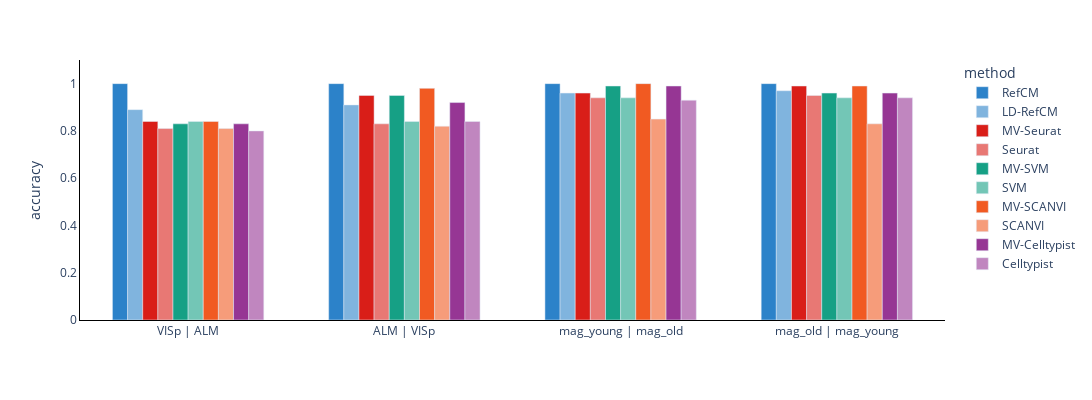

Here is the notebook cell this chart was saved with:
### Code cell
i = 1

models = [
    'RefCM', 'LD-RefCM',
    'MV-Seurat', 'Seurat', 
    'MV-SVM', 'SVM', 
    'MV-SCANVI', 'SCANVI', 
    'MV-Celltypist', 'Celltypist',
    ]
tasks=[
        [
            ('ALM', 'MTG'), ('MTG', 'ALM'),
            ('MTG', 'VISp'), ('VISp', 'MTG')
        ],
        [
            ('VISp', 'ALM'), ('ALM', 'VISp'),
            ('mag_young', 'mag_old'), ('mag_old', 'mag_young')
        ]
    ]
width = 1500
height = 400

palette = [
    'rgba(44, 130, 201, 1)', 'rgba(44, 130, 201, 0.6)', # blue
    'rgba(217, 30, 24, 1)', 'rgba(217, 30, 24, 0.6)', # red
    'rgba(22, 160, 133, 1)', 'rgba(22, 160, 133, 0.6)', # green
    'rgba(241, 90, 34, 1)', 'rgba(241, 90, 34, 0.6)', # orange
    'rgba(150, 54, 148, 1)', 'rgba(150, 54, 148, 0.6)', # purple
    'rgba(247, 202, 24, 1)', 'rgba(247, 202, 24, 0.6)' # yellow
    ] 

data = []
for m in models:
    b = benchmarks.get(m)
    if b is None:
        print(f"{m} does not have any benchmarks available")
        break

    for q, r in tasks[i]:
        perf = b.get(q)
        if perf is None:
            print(f"{m} does not have {q}  |  {r} benchmark")
            break

        perf = perf.get(r)
        if perf is None:
            print(f"{m} does not have {q}  |  {r} benchmark")
            break

        data.append([m, f"{q} | {r}", round(perf.acc, 2)])

df = pd.DataFrame(data, columns=["method", "task", "accuracy"])
fig = px.bar(
    df,
    x="task",
    y="accuracy",
    color="method",
    barmode="group",
    # text="accuracy",
    color_discrete_sequence=palette,
    range_y=[0, 1.1],
)
fig.update_layout(width=width, height=height, plot_bgcolor="white", bargap=0.3)
fig.update_traces(textposition="outside", textfont_size=16)

fig.update_xaxes(showgrid=False, showline=True, linecolor="black", title=None)
fig.update_yaxes(showline=True, linecolor="black", showgrid=True, title="accuracy")

fig.write_image(f'fig2/bars_{i+1}.png', scale=3)
fig.show()

### Figure 1 — Plotly figure (JSON) as saved in the notebook; plotly's stock layout.template omitted (floating-point values rounded to 4 significant figures)
{"data": [{"alignmentgroup": "True", "hovertemplate": "method=RefCM<br>task=%{x}<br>accuracy=%{y}<extra></extra>", "legendgroup": "RefCM", "marker": {"color": "rgba(44, 130, 201, 1)", "pattern": {"shape": ""}}, "name": "RefCM", "offsetgroup": "RefCM", "orientation": "v", "showlegend": true, "textfont": {"size": 16}, "textposition": "outside", "type": "bar", "x": ["VISp | ALM", "ALM | VISp", "mag_young | mag_old", "mag_old | mag_young"], "xaxis": "x", "y": [1, 1, 1, 1], "yaxis": "y"}, {"alignmentgroup": "True", "hovertemplate": "method=LD-RefCM<br>task=%{x}<br>accuracy=%{y}<extra></extra>", "legendgroup": "LD-RefCM", "marker": {"color": "rgba(44, 130, 201, 0.6)", "pattern": {"shape": ""}}, "name": "LD-RefCM", "offsetgroup": "LD-RefCM", "orientation": "v", "showlegend": true, "textfont": {"size": 16}, "textposition": "outside", "type": "bar", "x": ["VISp | ALM", "ALM | VISp", "mag_young | mag_old", "mag_old | mag_young"], "xaxis": "x", "y": [0.89, 0.91, 0.96, 0.97], "yaxis": "y"}, {"alignmentgroup": "True", "hovertemplate": "method=MV-Seurat<br>task=%{x}<br>accuracy=%{y}<extra></extra>", "legendgroup": "MV-Seurat", "marker": {"color": "rgba(217, 30, 24, 1)", "pattern": {"shape": ""}}, "name": "MV-Seurat", "offsetgroup": "MV-Seurat", "orientation": "v", "showlegend": true, "textfont": {"size": 16}, "textposition": "outside", "type": "bar", "x": ["VISp | ALM", "ALM | VISp", "mag_young | mag_old", "mag_old | mag_young"], "xaxis": "x", "y": [0.84, 0.95, 0.96, 0.99], "yaxis": "y"}, {"alignmentgroup": "True", "hovertemplate": "method=Seurat<br>task=%{x}<br>accuracy=%{y}<extra></extra>", "legendgroup": "Seurat", "marker": {"color": "rgba(217, 30, 24, 0.6)", "pattern": {"shape": ""}}, "name": "Seurat", "offsetgroup": "Seurat", "orientation": "v", "showlegend": true, "textfont": {"size": 16}, "textposition": "outside", "type": "bar", "x": ["VISp | ALM", "ALM | VISp", "mag_young | mag_old", "mag_old | mag_young"], "xaxis": "x", "y": [0.81, 0.83, 0.94, 0.95], "yaxis": "y"}, {"alignmentgroup": "True", "hovertemplate": "method=MV-SVM<br>task=%{x}<br>accuracy=%{y}<extra></extra>", "legendgroup": "MV-SVM", "marker": {"color": "rgba(22, 160, 133, 1)", "pattern": {"shape": ""}}, "name": "MV-SVM", "offsetgroup": "MV-SVM", "orientation": "v", "showlegend": true, "textfont": {"size": 16}, "textposition": "outside", "type": "bar", "x": ["VISp | ALM", "ALM | VISp", "mag_young | mag_old", "mag_old | mag_young"], "xaxis": "x", "y": [0.83, 0.95, 0.99, 0.96], "yaxis": "y"}, {"alignmentgroup": "True", "hovertemplate": "method=SVM<br>task=%{x}<br>accuracy=%{y}<extra></extra>", "legendgroup": "SVM", "marker": {"color": "rgba(22, 160, 133, 0.6)", "pattern": {"shape": ""}}, "name": "SVM", "offsetgroup": "SVM", "orientation": "v", "showlegend": true, "textfont": {"size": 16}, "textposition": "outside", "type": "bar", "x": ["VISp | ALM", "ALM | VISp", "mag_young | mag_old", "mag_old | mag_young"], "xaxis": "x", "y": [0.84, 0.84, 0.94, 0.94], "yaxis": "y"}, {"alignmentgroup": "True", "hovertemplate": "method=MV-SCANVI<br>task=%{x}<br>accuracy=%{y}<extra></extra>", "legendgroup": "MV-SCANVI", "marker": {"color": "rgba(241, 90, 34, 1)", "pattern": {"shape": ""}}, "name": "MV-SCANVI", "offsetgroup": "MV-SCANVI", "orientation": "v", "showlegend": true, "textfont": {"size": 16}, "textposition": "outside", "type": "bar", "x": ["VISp | ALM", "ALM | VISp", "mag_young | mag_old", "mag_old | mag_young"], "xaxis": "x", "y": [0.84, 0.98, 1, 0.99], "yaxis": "y"}, {"alignmentgroup": "True", "hovertemplate": "method=SCANVI<br>task=%{x}<br>accuracy=%{y}<extra></extra>", "legendgroup": "SCANVI", "marker": {"color": "rgba(241, 90, 34, 0.6)", "pattern": {"shape": ""}}, "name": "SCANVI", "offsetgroup": "SCANVI", "orientation": "v", "showlegend": true, "textfont": {"size": 16}, "textposition": "outside", "type": "bar", "x": ["VISp | ALM", "ALM | VISp", "mag_young | mag_old", "mag_old | mag_young"], "xaxis": "x", "y": [0.81, 0.82, 0.85, 0.83], "yaxis": "y"}, {"alignmentgroup": "True", "hovertemplate": "method=MV-Celltypist<br>task=%{x}<br>accuracy=%{y}<extra></extra>", "legendgroup": "MV-Celltypist", "marker": {"color": "rgba(150, 54, 148, 1)", "pattern": {"shape": ""}}, "name": "MV-Celltypist", "offsetgroup": "MV-Celltypist", "orientation": "v", "showlegend": true, "textfont": {"size": 16}, "textposition": "outside", "type": "bar", "x": ["VISp | ALM", "ALM | VISp", "mag_young | mag_old", "mag_old | mag_young"], "xaxis": "x", "y": [0.83, 0.92, 0.99, 0.96], "yaxis": "y"}, {"alignmentgroup": "True", "hovertemplate": "method=Celltypist<br>task=%{x}<br>accuracy=%{y}<extra></extra>", "legendgroup": "Celltypist", "marker": {"color": "rgba(150, 54, 148, 0.6)", "pattern": {"shape": ""}}, "name": "Celltypist", "offsetgroup": "Celltypist", "orientation": "v", "showlegend": true, "textfont": {"size": 16}, "textposition": "outside", "type": "bar", "x": ["VISp | ALM", "ALM | VISp", "mag_young | mag_old", "mag_old | mag_young"], "xaxis": "x", "y": [0.8, 0.84, 0.93, 0.94], "yaxis": "y"}], "layout": {"bargap": 0.3, "barmode": "group", "height": 400, "legend": {"title": {"text": "method"}, "tracegroupgap": 0}, "margin": {"t": 60}, "plot_bgcolor": "white", "width": 1500, "xaxis": {"anchor": "y", "domain": [0, 1], "linecolor": "black", "showgrid": false, "showline": true, "title": {}}, "yaxis": {"anchor": "x", "domain": [0, 1], "linecolor": "black", "range": [0, 1.1], "showgrid": true, "showline": true, "title": {"text": "accuracy"}}}}
